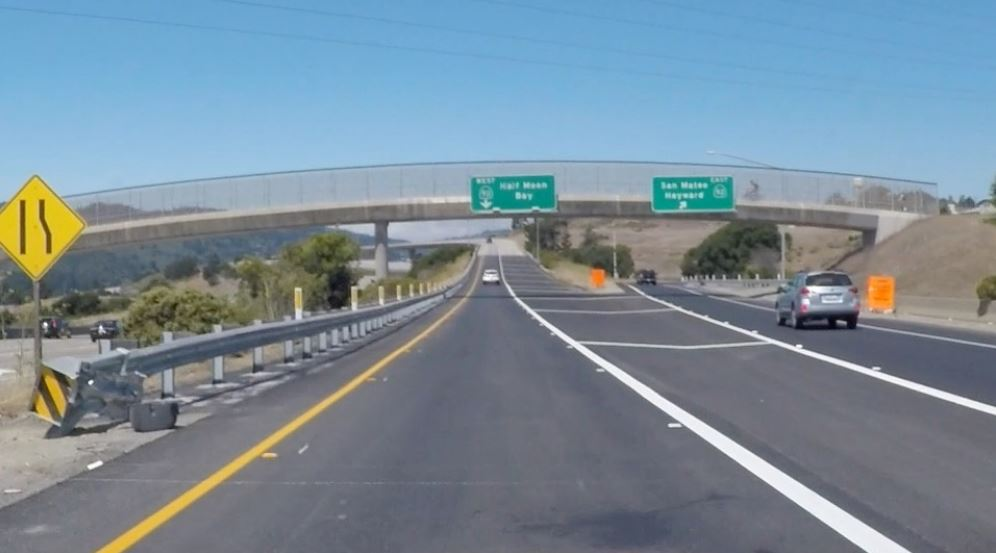
#> input picture Capture.JPG, 996 x 553 px
$ python DetectLanesPicture.py
#> lines starting #> are read from the running program, lines starting #| are printed output that depends on the picture; after the words box and inside, x2 and y2 are one past the last pixel; in counts of white or black regions, pixels touching at a corner belong together
import matplotlib.pyplot as plt
import matplotlib.image as mpimg
import numpy as np
import cv2 as cv


# Read in and grayscale the image
image = cv.imread('Capture.JPG')
#> image is the input picture: shape (553, 996, 3); mean B, G, R 152.6, 139.6, 121.5
cv.imshow('img',image)
gray = cv.cvtColor(image,cv.COLOR_RGB2GRAY)
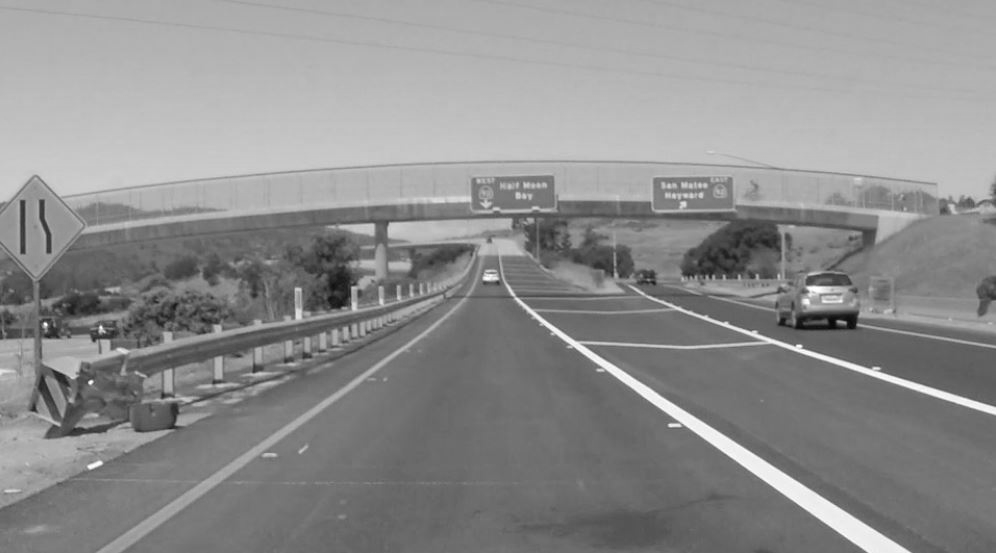
#> gray: shape (553, 996); min 6, max 255, mean 141.4
# Define a kernel size and apply Gaussian smoothing
kernel_size = 5
blur_gray = cv.GaussianBlur(gray,(kernel_size, kernel_size),0)
# Define our parameters for Canny and apply
low_threshold = 50
high_threshold = 150
edges = cv.Canny(blur_gray, low_threshold, high_threshold)
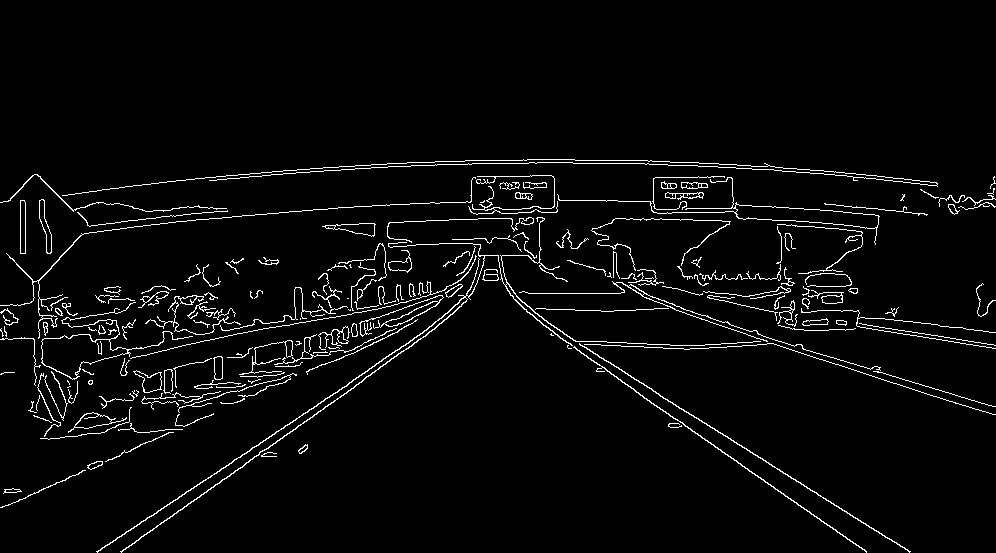
#> edges: shape (553, 996); 3.6% white in thin lines or dots, all inside (x1, y1, x2, y2) = (0, 159, 996, 553)
# Next we'll create a masked edges image using cv2.fillPoly()
mask = np.zeros_like(edges)
ignore_mask_color = 255

# This time we are defining a four sided polygon to mask
imshape = image.shape
#> imshape = (553, 996, 3)
vertices = np.array([[(0,imshape[0]),(450, 290), (490, 290), (imshape[1],imshape[0])]], dtype=np.int32)
cv.fillPoly(mask, vertices, ignore_mask_color)
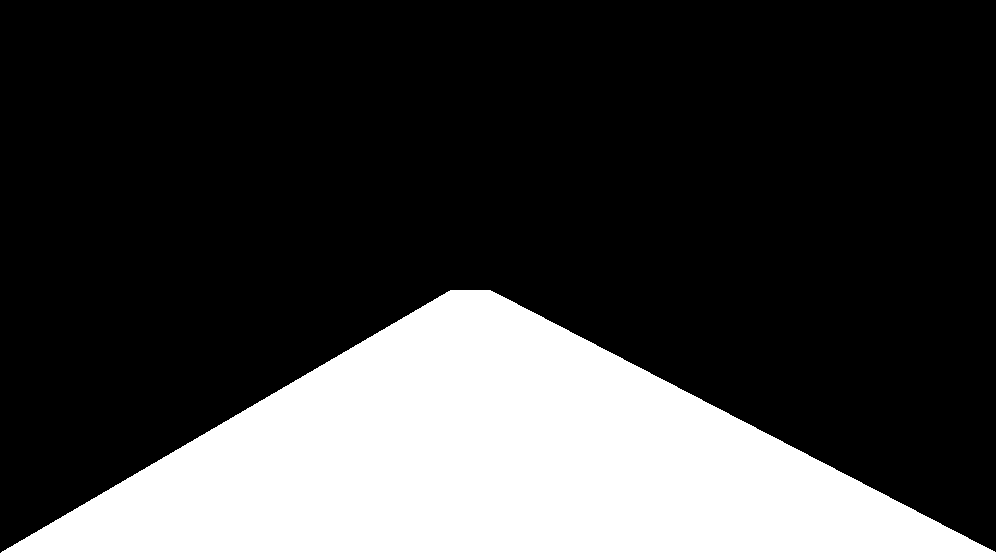
#> mask: shape (553, 996); 24.8% white; 1 white region, box (x1, y1, x2, y2) and area: (1, 290, 996, 553) 136449
masked_edges = cv.bitwise_and(edges, mask)
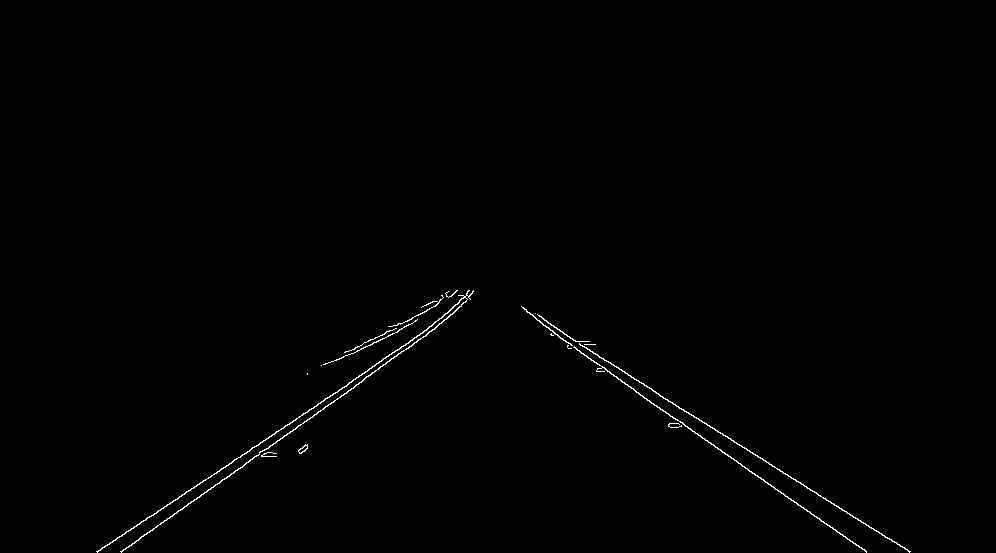
#> masked_edges: shape (553, 996); 0.53% white in thin lines or dots, all inside (x1, y1, x2, y2) = (96, 290, 911, 553)
# Define the Hough transform parameters
# Make a blank the same size as our image to draw on
rho = 2 # distance resolution in pixels of the Hough grid
theta = np.pi/180 # angular resolution in radians of the Hough grid
threshold = 15     # minimum number of votes (intersections in Hough grid cell)
min_line_length = 40 #minimum number of pixels making up a line
max_line_gap = 20    # maximum gap in pixels between connectable line segments
line_image = np.copy(image)*0 # creating a blank to draw lines on
#> line_image: shape (553, 996, 3); every value is 0

# Run Hough on edge detected image
# Output "lines" is an array containing endpoints of detected line segments
lines = cv.HoughLinesP(masked_edges, rho, theta, threshold, np.array([]),
                            min_line_length, max_line_gap)
#> lines = 29 rows, first 6: [580, 345, 910, 551], [555, 334, 866, 552], [97, 552, 426, 330], [120, 551, 353, 388], [379, 336, 455, 292], [677, 419, 866, 551]
linelist = []
highx=[700,00]
highy=[00,0]
# Iterate over the output "lines" and draw lines on a blank image
#if str(lines) != None:
if lines is not None:
    for line in lines:
        for x1,y1,x2,y2 in line:
            cv.line(line_image,(x1,y1),(x2,y2),(255,0,0),10)
        linelist.append([x1,y1])
        linelist.append([x2,y2])
#> this loop made 29 passes
#> line on passes 1 to 12: [[580, 345, 910, 551]], [[555, 334, 866, 552]], [[97, 552, 426, 330]], [[120, 551, 353, 388]], [[379, 336, 455, 292]], [[677, 419, 866, 551]], [[339, 359, 398, 323]], [[254, 456, 434, 329]], [[357, 351, 416, 320]], [[579, 344, 651, 388]], [[389, 354, 457, 309]], [[210, 477, 367, 371]]
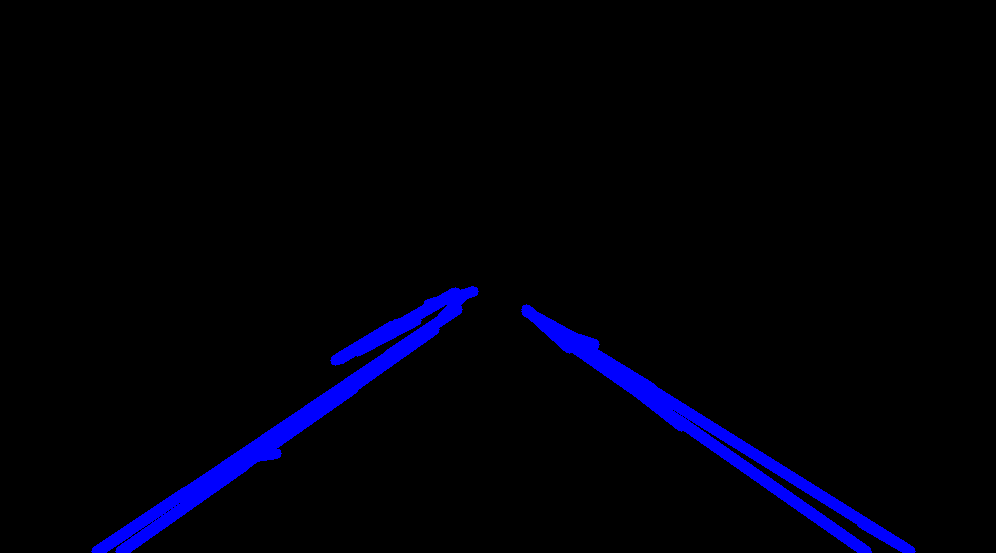
#> line_image: shape (553, 996, 3); mean B, G, R 9.4, 0, 0
#> after the loop, linelist = 58 pairs, first value 96 to 910, second value 291 to 552
# Create a "color" binary image to combine with line image
    color_edges = np.dstack((edges, edges, edges))

# Draw the lines on the edge image
    lines_edges = cv.addWeighted(color_edges, 0.8, line_image, 1, 0)
    for line in range(len(linelist)):
        x1 = linelist[line][0]
        y1 = linelist[line][1]
    #x2 = linelist[line-1][2]
    #y2 = linelist[line-1][3]
        cv.putText(lines_edges,str((x1,y1)),(x1,y1),cv.FONT_HERSHEY_PLAIN, 1.5, (0, 255, 255), 2)
    #print(x1,y1,x2,y2)
        if x1 < highx[0] and y1 >highx[1]:
            highx[0]=x1
            highx[1]=y1
        elif x1 > highy[0] and y1 > highy[1]:
            highy[0] = x1
            highy[1] = y1
#> this loop made 58 passes
#> (x1, y1) on passes 1 to 12: (580, 345), (910, 551), (555, 334), (866, 552), (97, 552), (426, 330), (120, 551), (353, 388), (379, 336), (455, 292), (677, 419), (866, 551)
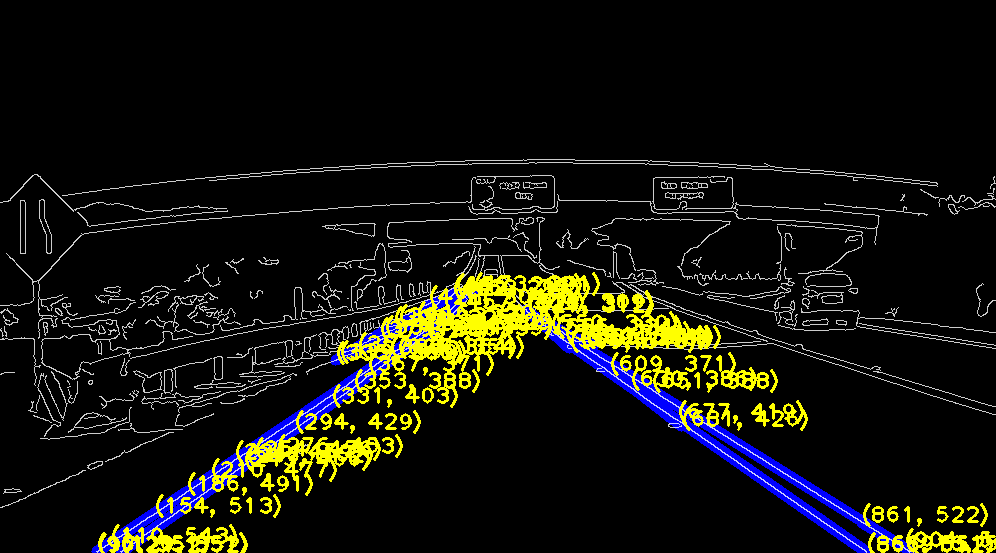
#> lines_edges: shape (553, 996, 3); mean of channels 0, 1, 2 12.5, 20.8, 20.8; drawn as B, G, R
#> after the loop, highx = [97, 552]; highy = [910, 551]

    if (((highx[0]+highy[0])/2) - 475) > 50:
        color = (0,0,225)
        txtpt = 'turn left'
    elif (((highx[0]+highy[0])/2) - 475) < -50:
        txtpt = 'turn right'
        color = (0,0,225)
    else:
        color = (0,225,0)
        txtpt = 'straight'
    print(highx,highy)
#| [97, 552] [910, 551]
    print((highx[1]+highy[0])/2)
#| 731.0

    cv.line(lines_edges,(475,0),(475,540),(255,255,0),10) #light blue-Center of screen
    cv.rectangle(lines_edges,((highx[0]+highy[0])/2,0),(475,540),color,-1)
    cv.line(lines_edges,((highx[0]+highy[0])/2,0),((highx[0]+highy[0])/2,540),(255,0,0),10) #Dark blue-Lane Center
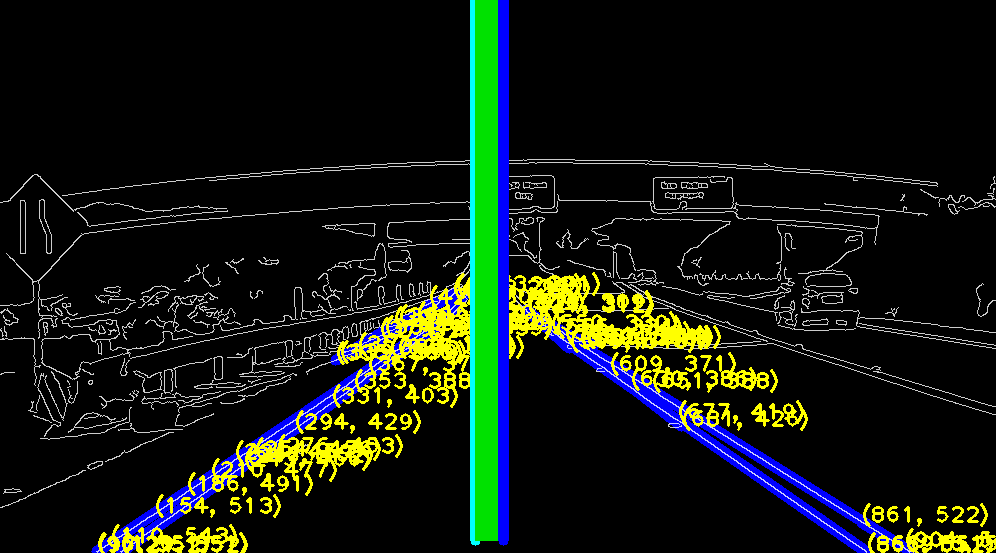
#> lines_edges: shape (553, 996, 3); mean of channels 0, 1, 2 16.3, 25.7, 19.4; drawn as B, G, R
# [4 lines of commented-out code are left out]
    cv.imshow('img5',lines_edges)
cv.waitKey(0)
cv.destroyAllWindows()
